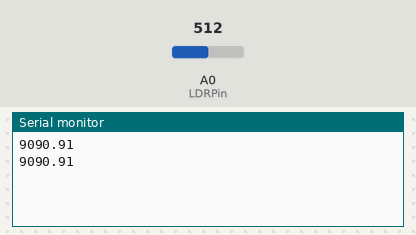
Recording of a sketch running on a simulated Arduino Uno, built with avr-gcc and run on an emulated ATmega328P. On the bench: the last lines printed to the serial monitor. Inputs (shaded band) come from the test bench; at power-on: A0 (LDRPin) = 512.

Above: at 1.8 s.
1.9 s: A0 (LDRPin) set to 0
At 2.8 s:
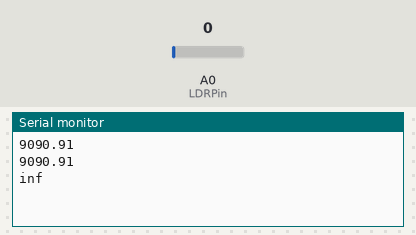
4.5 s: A0 (LDRPin) set to 122
At 5.8 s:
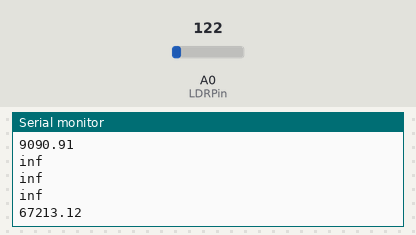

The sketch:

Code_brightness.ino
```cpp
const float A = 1000;     //Darkness resistance in KΩ
const float B = 5;        //Light resistance (10 Lux) in KΩ
const float Rc = 0.22;       //Calibration resistance in KΩ
const int LDRPin = A0;   //LDR's pin

float V;
float ilum;

void setup()
{
   Serial.begin(9600);
}

void loop()
{
   V = analogRead(LDRPin);

   ilum = ((long)(1024-V)*A*10)/((long)B*Rc*V);  //Use in case LDR is between GND and A0 (lower part of the divider)
  // ilum = (V*A*10)/(B*Rc*(1023-V));    //Use if LDR is between A0 and Vcc (upper part of the divider)

   Serial.println(ilum);
   delay(1000);
}

/*double Light (int RawADC0)
{
  double Vout=RawADC0*0.0048875855;
  //int lux=500/(10*((5-Vout)/Vout));//use this equation if the LDR is in the upper part of the divider
  int lux=(2500/Vout-500)/10;
  //double ldr = (Vout*10000)/(5-Vout);
  //double lux = (-ldr*1000010)/(99.991);
  return lux;
}

void setup() {
  Serial.begin(9600);
}

void loop() {
  Serial.print("Light Intensity:");
  Serial.print(double(Light(analogRead(0))));
  Serial.println(" Lux");
  delay(1000);
}*/
```

Measured:
- after the input at 1.9 s, the serial monitor: prints a new line after 0.10 s (image 1)
- after the input at 4.5 s, the serial monitor: prints a new line after 0.50 s (image 2)
